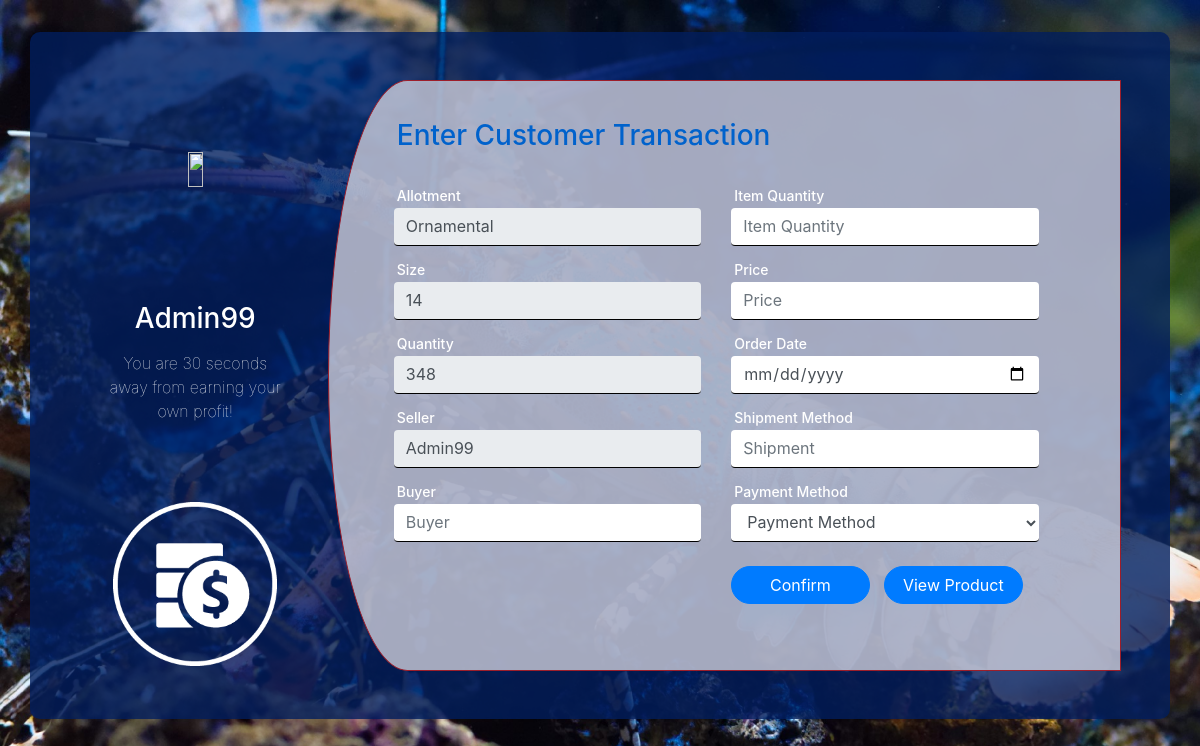
Page /admin_transac.php?info_id=148 (signed in) on the committed database.
### tables this page shows
CREATE TABLE `information` (
  `info_id` int(11) NOT NULL,
  `task_name` varchar(100) NOT NULL,
  `description` int(30) NOT NULL,
  `difficulty` int(30) NOT NULL,
  `date` varchar(50) NOT NULL,
  `user_id` int(10) NOT NULL,
  `nameuser` varchar(50) NOT NULL,
  `size_id` int(11) NOT NULL
);

### admin_transac.php (the view, shortened to what this page needs)
<?php
$user_id = $_SESSION['user_id'];
if(isset($_GET['info_id']))
{
$info_id = $_GET['info_id'];
    $server = "localhost";
    $user = "root";
    $pass = "";
    $database = "database";
    $conn = mysqli_connect($server, $user, $pass, $database) or die(mysqli_error());
        $sql = "SELECT * FROM information WHERE info_id=$info_id AND user_id=$user_id";
        $res = mysqli_query($conn, $sql);
        if($res==true)
        {
            $row = mysqli_fetch_assoc($res);
            $task_name = $row['task_name'];
            $description = $row['description'];
            $difficulty = $row['difficulty'];
        }
    }else
    {
        header("Location: view.php");
    }
?>
<head><meta charset="UTF-8">
    <link rel="stylesheet" href="//maxcdn.bootstrapcdn.com/bootstrap/4.1.1/css/bootstrap.min.css" rel="stylesheet" id="bootstrap-css">
    <link rel="stylesheet" href="https://stackpath.bootstrapcdn.com/bootstrap/4.3.1/css/bootstrap.min.css">
    <link rel="stylesheet" href="https://stackpath.bootstrapcdn.com/bootstrap/4.3.1/js/bootstrap.bundle.min.js">
    <link rel="stylesheet" href="https://cdnjs.cloudflare.com/ajax/libs/font-awesome/4.0.3/css/font-awesome.css">
    <link rel="stylesheet" href="https://cdnjs.cloudflare.com/ajax/libs/jquery/3.2.1/jquery.min.js">
    <link rel="stylesheet" type="text/css" href="css/forms4.css">
</head>
<body>
<div class="container register">
    <div class="row">
        <div class="col-md-3 register-left">
            <img src="https://image.ibb.co/n7oTvU/logo_white.png" alt=""/>
            <?php echo"<h3>" . $_SESSION['username'] . "</h3>";?>
            <p>You are 30 seconds away from earning your own profit!</p>
            <img style="width: 70%;" src="img/transac.png" alt=""/>
        </div>
        <div class="col-md-9 register-right">
            <div class="tab-content" id="myTabContent">
                <form action="" method="POST" class="tab-pane fade show active" id="home" role="tabpanel" aria-labelledby="home-tab">
                    <h3 class="register-heading">Enter Customer Transaction</h3>
                    <div class="row register-form" >
                    <div class="col-md-6">
                        <div class="form-group">
                            <label for="lastname">Allotment</label>
                            <input type="text" name="task_name" class="form-control" value="<?php echo $task_name; ?>"readonly/>
                        </div>
                        <div class="form-group">
                            <label for="lastname">Size</label>
                            <input type="text" name="description" class="form-control" value="<?php echo $description; ?>"readonly/>
                        </div>
                        <div class="form-group">
                            <label for="lastname">Quantity</label>
                            <input type="text" class="form-control" name="difficulty" value="<?php echo $difficulty; ?>"readonly/>
                        </div>
                        <div class="form-group">
                            <label for="lastname">Seller</label>
                            <input type="text" class="form-control" name="seller" value="<?php echo $_SESSION['username'] ?>"readonly/>
                        </div>
                        <div class="form-group">
                            <label for="lastname">Buyer</label>
                            <input type="text" class="form-control" name="buyer" placeholder="Buyer" required/>
                        </div>
                    </div>
                        <div class="col-md-6">
                            <div class="form-group">
                                <label for="lastname">Item Quantity</label>
                                <input type="number" class="form-control" placeholder="Item Quantity" name="item_sum" required/>
                            </div>
                            <div class="form-group">
                                <label for="lastname">Price</label>
                                <input type="number" name="price" class="form-control" placeholder="Price" required/>
                            </div>
                            <div class="form-group">
                                <label for="lastname">Order Date</label>
                                <input type="date" class="form-control" name="dates"/>
                            </div>
                            <div class="form-group">
                                <label for="lastname">Shipment Method</label>
                                <input type="text" class="form-control" name="shipment" placeholder="Shipment"/>
                            </div>
                            <div class="form-group">
                                <label for="lastname">Payment Method</label>
                                <select name="pay_method" class="form-control">
                                    <option class="hidden" selected disabled>Payment Method</option>
                                </select>
                            </div>
                            <input class="btn btn-primary mt-2 size" type="submit" name="submit" value="Confirm"/>
                            <a class="btn btn-primary mt-2 size" style="text-align: center; margin-left: 10px;" href="admin_sale.php">View Product</a>
                        </div>
                    </div>
                </form>
            </div>
        </div>
    </div>
</div>
</body>

### css/forms4.css (style rules this page uses)
.register { margin-top: 2em; padding: 3em; border-radius: 10px; background: rgba(2, 31, 94, 0.8); }
.register-left { text-align: center; color: #fff; margin-top: 3.5%; }
.register-right { background: rgba(205, 205, 219, 0.8); border-top-left-radius: 10% 50%; border-bottom-left-radius: 10% 50%; border-style: solid; border-width: thin; border-color: #9d1e2a; }
.register-left img { margin-top: 15%; margin-bottom: 5%; width: 25%; }
.form-control { background: #fff; border: none; border-bottom: 1px solid black; }
label { margin-bottom: 2px; margin-top: -3px; font-size: 14px; font-weight: 500; color: #fff; padding-left: 3px }
.register-left p { font-weight: lighter; padding: 12%; margin-top: -9%; }
.register .register-form { padding: 6.6%; margin-top: 10%; }
.register-heading { text-align: left; margin-left: 7%; margin-top: 5%; margin-bottom: -12%; color: #0062cc; }
.row { display: -ms-flexbox; display: flex; -ms-flex-wrap: wrap; flex-wrap: wrap; margin-right: 1; }
.size { width: 45%; border-radius: 50px; }

### admin_transac.php (style rules this page uses)
body { background-image: url("back/blue_lobster1.jpg"); background-attachment: fixed; background-repeat:no-repeat; background-size:cover; }

### rows in the picture
information: task_name "Ornamental", description "14", difficulty "348"

### other values in the picture
$_SESSION['username'] "Admin99"
